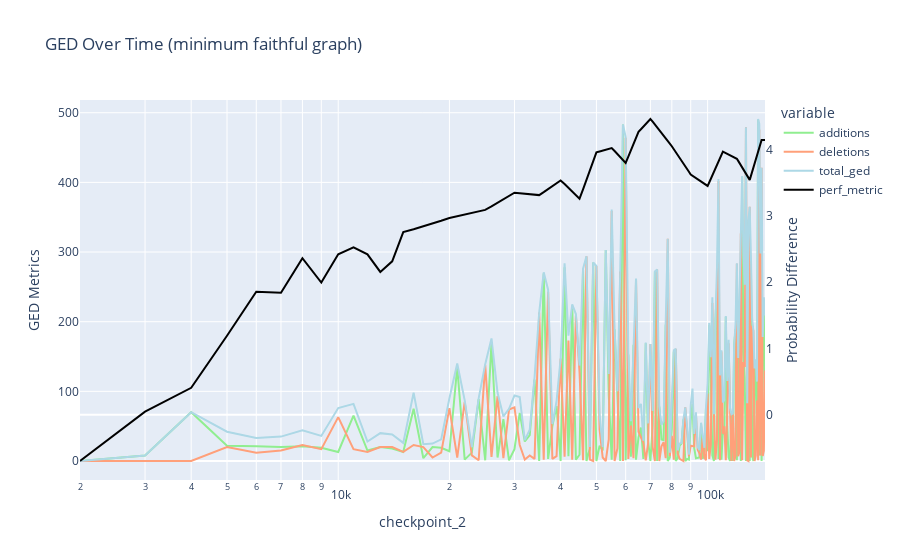

The code cell stored with this chart in its notebook:
### Markdown cell above
### Graph Transformations

### Code cell
# Assuming ged_results is a DataFrame and compute_ged is a function that returns a DataFrame
ged_results = compute_ged(df)

# Add a new column for the performance metric by mapping the checkpoint_2 values using the perf_metric_dict
ged_results['perf_metric'] = ged_results['checkpoint_2'].map(perf_metric_dict)

# Interpolate missing values
ged_results['perf_metric'] = ged_results['perf_metric'].interpolate(method='linear')

# Plotting as before
fig = px.line(ged_results, x='checkpoint_2', y=['additions', 'deletions', 'total_ged'], title='GED Over Time (minimum faithful graph)', log_x=True)

# Specify colors for each line and update trace colors
colors = {'additions': 'lightgreen', 'deletions': 'lightsalmon', 'total_ged': 'lightblue', 'perf_metric': 'black'}
for i, trace in enumerate(fig.data):
    fig.data[i].update(line=dict(color=colors[trace.name]))

# Convert to a go.Figure to add secondary Y-axis features and add the performance metric line
fig.update_layout(
    yaxis2=dict(title="Probability Difference", overlaying="y", side="right", showgrid=False)
)
fig.add_trace(
    go.Scatter(x=ged_results['checkpoint_2'], y=ged_results['perf_metric'], name='perf_metric', mode='lines', yaxis='y2', line=dict(color=colors['perf_metric']))
)

# Optional: Update the layout for titles or other aesthetics
fig.update_layout(yaxis_title="GED Metrics")
fig.show()

### Figure 1 — Plotly figure (JSON) as saved in the notebook; plotly's stock layout.template omitted (floating-point values rounded to 4 significant figures; data arrays with more than 128 entries replaced by an {"elided": "..."} marker saying what was removed)
{"data": [{"hovertemplate": "variable=additions<br>checkpoint_2=%{x}<br>value=%{y}<extra></extra>", "legendgroup": "additions", "line": {"color": "lightgreen", "dash": "solid"}, "marker": {"symbol": "circle"}, "mode": "lines", "name": "additions", "orientation": "v", "showlegend": true, "type": "scatter", "x": {"elided": "142 int values"}, "xaxis": "x", "y": {"elided": "142 int values"}, "yaxis": "y"}, {"hovertemplate": "variable=deletions<br>checkpoint_2=%{x}<br>value=%{y}<extra></extra>", "legendgroup": "deletions", "line": {"color": "lightsalmon", "dash": "solid"}, "marker": {"symbol": "circle"}, "mode": "lines", "name": "deletions", "orientation": "v", "showlegend": true, "type": "scatter", "x": {"elided": "142 int values"}, "xaxis": "x", "y": {"elided": "142 int values"}, "yaxis": "y"}, {"hovertemplate": "variable=total_ged<br>checkpoint_2=%{x}<br>value=%{y}<extra></extra>", "legendgroup": "total_ged", "line": {"color": "lightblue", "dash": "solid"}, "marker": {"symbol": "circle"}, "mode": "lines", "name": "total_ged", "orientation": "v", "showlegend": true, "type": "scatter", "x": {"elided": "142 int values"}, "xaxis": "x", "y": {"elided": "142 int values"}, "yaxis": "y"}, {"line": {"color": "black"}, "mode": "lines", "name": "perf_metric", "type": "scatter", "x": {"elided": "142 int values"}, "y": {"elided": "142 float values"}, "yaxis": "y2"}], "layout": {"legend": {"title": {"text": "variable"}, "tracegroupgap": 0}, "title": {"text": "GED Over Time (minimum faithful graph)"}, "xaxis": {"anchor": "y", "domain": [0, 1], "title": {"text": "checkpoint_2"}, "type": "log"}, "yaxis": {"anchor": "x", "domain": [0, 1], "title": {"text": "GED Metrics"}}, "yaxis2": {"overlaying": "y", "showgrid": false, "side": "right", "title": {"text": "Probability Difference"}}}}
